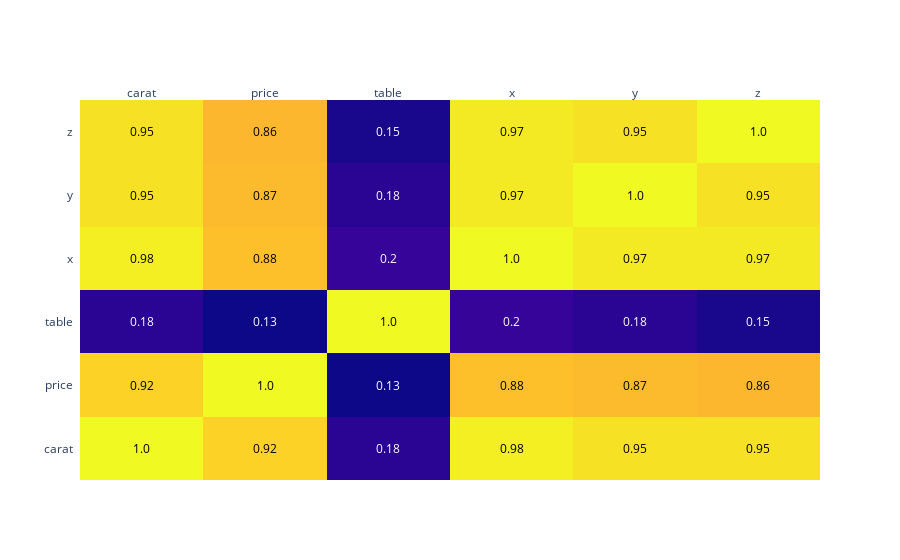

The cell this chart's notebook holds for it:
### Markdown cell above
### Correlaciones entre variables numéricoas

### Code cell
# TODO: Crear Matriz de Correlación con plotly (sólo la primera vez)
import plotly.figure_factory as ff
cor_matrix = df[numericas].corr().round(2)

# Crear heatmap anotado
fig = ff.create_annotated_heatmap(
    z=cor_matrix.values,
    x=cor_matrix.columns.tolist(),
    y=cor_matrix.index.tolist(),
    colorscale="Plasma"
)
fig.show()

### Figure 1 — Plotly figure (JSON) as saved in the notebook; plotly's stock layout.template omitted (floating-point values rounded to 4 significant figures)
{"data": [{"colorscale": [[0, "#0d0887"], [0.1111, "#46039f"], [0.2222, "#7201a8"], [0.3333, "#9c179e"], [0.4444, "#bd3786"], [0.5556, "#d8576b"], [0.6667, "#ed7953"], [0.7778, "#fb9f3a"], [0.8889, "#fdca26"], [1, "#f0f921"]], "reversescale": false, "showscale": false, "type": "heatmap", "x": ["carat", "price", "table", "x", "y", "z"], "y": ["carat", "price", "table", "x", "y", "z"], "z": [[1.0, 0.92, 0.18, 0.98, 0.95, 0.95], [0.92, 1.0, 0.13, 0.88, 0.87, 0.86], [0.18, 0.13, 1.0, 0.2, 0.18, 0.15], [0.98, 0.88, 0.2, 1.0, 0.97, 0.97], [0.95, 0.87, 0.18, 0.97, 1.0, 0.95], [0.95, 0.86, 0.15, 0.97, 0.95, 1.0]]}], "layout": {"annotations": [{"font": {"color": "#000000"}, "showarrow": false, "text": "1.0", "x": "carat", "xref": "x", "y": "carat", "yref": "y"}, {"font": {"color": "#000000"}, "showarrow": false, "text": "0.92", "x": "price", "xref": "x", "y": "carat", "yref": "y"}, {"font": {"color": "#FFFFFF"}, "showarrow": false, "text": "0.18", "x": "table", "xref": "x", "y": "carat", "yref": "y"}, {"font": {"color": "#000000"}, "showarrow": false, "text": "0.98", "x": "x", "xref": "x", "y": "carat", "yref": "y"}, {"font": {"color": "#000000"}, "showarrow": false, "text": "0.95", "x": "y", "xref": "x", "y": "carat", "yref": "y"}, {"font": {"color": "#000000"}, "showarrow": false, "text": "0.95", "x": "z", "xref": "x", "y": "carat", "yref": "y"}, {"font": {"color": "#000000"}, "showarrow": false, "text": "0.92", "x": "carat", "xref": "x", "y": "price", "yref": "y"}, {"font": {"color": "#000000"}, "showarrow": false, "text": "1.0", "x": "price", "xref": "x", "y": "price", "yref": "y"}, {"font": {"color": "#FFFFFF"}, "showarrow": false, "text": "0.13", "x": "table", "xref": "x", "y": "price", "yref": "y"}, {"font": {"color": "#000000"}, "showarrow": false, "text": "0.88", "x": "x", "xref": "x", "y": "price", "yref": "y"}, {"font": {"color": "#000000"}, "showarrow": false, "text": "0.87", "x": "y", "xref": "x", "y": "price", "yref": "y"}, {"font": {"color": "#000000"}, "showarrow": false, "text": "0.86", "x": "z", "xref": "x", "y": "price", "yref": "y"}, {"font": {"color": "#FFFFFF"}, "showarrow": false, "text": "0.18", "x": "carat", "xref": "x", "y": "table", "yref": "y"}, {"font": {"color": "#FFFFFF"}, "showarrow": false, "text": "0.13", "x": "price", "xref": "x", "y": "table", "yref": "y"}, {"font": {"color": "#000000"}, "showarrow": false, "text": "1.0", "x": "table", "xref": "x", "y": "table", "yref": "y"}, {"font": {"color": "#FFFFFF"}, "showarrow": false, "text": "0.2", "x": "x", "xref": "x", "y": "table", "yref": "y"}, {"font": {"color": "#FFFFFF"}, "showarrow": false, "text": "0.18", "x": "y", "xref": "x", "y": "table", "yref": "y"}, {"font": {"color": "#FFFFFF"}, "showarrow": false, "text": "0.15", "x": "z", "xref": "x", "y": "table", "yref": "y"}, {"font": {"color": "#000000"}, "showarrow": false, "text": "0.98", "x": "carat", "xref": "x", "y": "x", "yref": "y"}, {"font": {"color": "#000000"}, "showarrow": false, "text": "0.88", "x": "price", "xref": "x", "y": "x", "yref": "y"}, {"font": {"color": "#FFFFFF"}, "showarrow": false, "text": "0.2", "x": "table", "xref": "x", "y": "x", "yref": "y"}, {"font": {"color": "#000000"}, "showarrow": false, "text": "1.0", "x": "x", "xref": "x", "y": "x", "yref": "y"}, {"font": {"color": "#000000"}, "showarrow": false, "text": "0.97", "x": "y", "xref": "x", "y": "x", "yref": "y"}, {"font": {"color": "#000000"}, "showarrow": false, "text": "0.97", "x": "z", "xref": "x", "y": "x", "yref": "y"}, {"font": {"color": "#000000"}, "showarrow": false, "text": "0.95", "x": "carat", "xref": "x", "y": "y", "yref": "y"}, {"font": {"color": "#000000"}, "showarrow": false, "text": "0.87", "x": "price", "xref": "x", "y": "y", "yref": "y"}, {"font": {"color": "#FFFFFF"}, "showarrow": false, "text": "0.18", "x": "table", "xref": "x", "y": "y", "yref": "y"}, {"font": {"color": "#000000"}, "showarrow": false, "text": "0.97", "x": "x", "xref": "x", "y": "y", "yref": "y"}, {"font": {"color": "#000000"}, "showarrow": false, "text": "1.0", "x": "y", "xref": "x", "y": "y", "yref": "y"}, {"font": {"color": "#000000"}, "showarrow": false, "text": "0.95", "x": "z", "xref": "x", "y": "y", "yref": "y"}, {"font": {"color": "#000000"}, "showarrow": false, "text": "0.95", "x": "carat", "xref": "x", "y": "z", "yref": "y"}, {"font": {"color": "#000000"}, "showarrow": false, "text": "0.86", "x": "price", "xref": "x", "y": "z", "yref": "y"}, {"font": {"color": "#FFFFFF"}, "showarrow": false, "text": "0.15", "x": "table", "xref": "x", "y": "z", "yref": "y"}, {"font": {"color": "#000000"}, "showarrow": false, "text": "0.97", "x": "x", "xref": "x", "y": "z", "yref": "y"}, {"font": {"color": "#000000"}, "showarrow": false, "text": "0.95", "x": "y", "xref": "x", "y": "z", "yref": "y"}, {"font": {"color": "#000000"}, "showarrow": false, "text": "1.0", "x": "z", "xref": "x", "y": "z", "yref": "y"}], "xaxis": {"dtick": 1, "gridcolor": "rgb(0, 0, 0)", "side": "top", "ticks": ""}, "yaxis": {"dtick": 1, "ticks": "", "ticksuffix": "  "}}}
